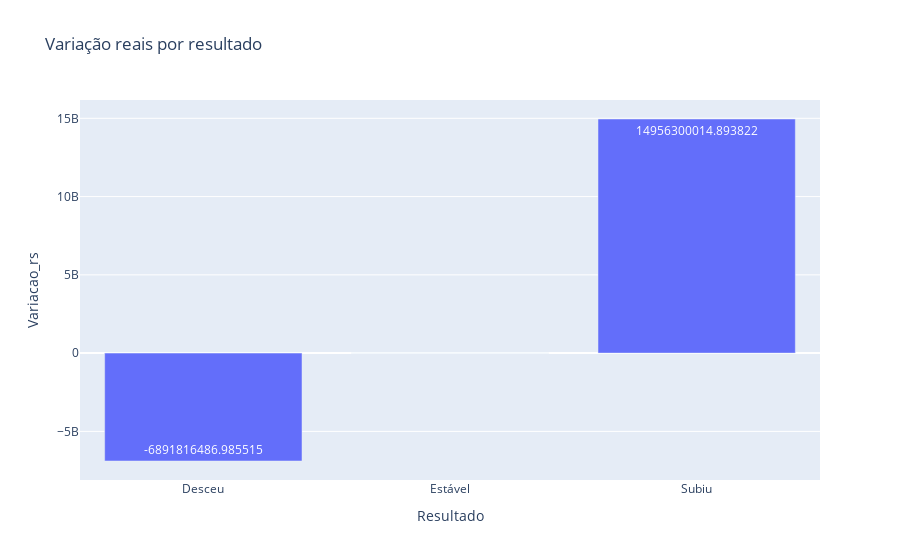

Notebook code cell kept with this figure:
### Code cell
fig = px.bar(df_analise_saldo, x='Resultado', y='Variacao_rs', text='Variacao_rs', title='Variação reais por resultado')
fig.show()

### Figure 1 — Plotly figure (JSON) as saved in the notebook; plotly's stock layout.template omitted (floating-point values rounded to 4 significant figures)
{"data": [{"alignmentgroup": "True", "hovertemplate": "Resultado=%{x}<br>Variacao_rs=%{text}<extra></extra>", "legendgroup": "", "marker": {"color": "#636efa", "pattern": {"shape": ""}}, "name": "", "offsetgroup": "", "orientation": "v", "showlegend": false, "text": [-6892000000.0, 0, 14960000000.0], "textposition": "auto", "type": "bar", "x": ["Desceu", "Estável", "Subiu"], "xaxis": "x", "y": [-6892000000.0, 0, 14960000000.0], "yaxis": "y"}], "layout": {"barmode": "relative", "legend": {"tracegroupgap": 0}, "title": {"text": "Variação reais por resultado"}, "xaxis": {"anchor": "y", "domain": [0, 1], "title": {"text": "Resultado"}}, "yaxis": {"anchor": "x", "domain": [0, 1], "title": {"text": "Variacao_rs"}}}}
